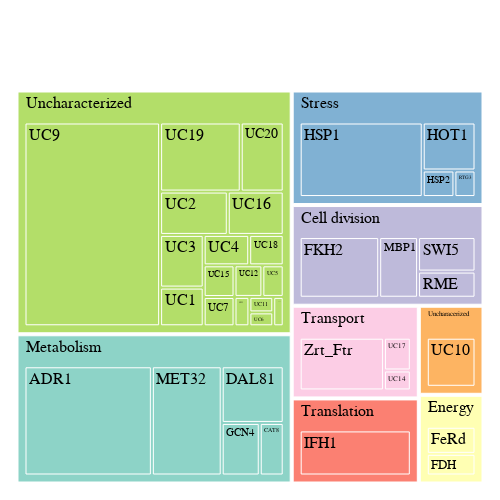

Notebook code cell kept with this figure:
### Code cell
### Treemap of explained variance by imodulon category

df = ica_data.imodulon_table.copy(deep=False)
df = df.sort_values(['Category', 'explained_variance'], ascending=[True, False])

# -------------------------------------------------
# 3)  Build the treemap
# -------------------------------------------------
fig = px.treemap(
    df,
    path=['Category', 'iModulon Name'],
    values='explained_variance',
    color='Category',
    hover_data={
        'explained_variance': ':.4f',
        'ngenes': True,
        'Descriptors': True,
        'COGs': True,
        'threshold': ':.4f'
    },
    color_discrete_sequence=px.colors.qualitative.Set3,
    # ↓ give the figure a tall, narrow “page”
    height=500,      # make it tall
    width=500         # keep it relatively narrow
)
fig.update_traces(
    tiling=dict(
        squarifyratio=1   
    ),
    textfont=dict(
        size=16,      
        color='black',
        family='Arial'    
    ),
    selector=dict(type='treemap')
)

fig.update_layout(
    margin=dict(t=60, l=10, r=10, b=10)
)

fig.show()

### Figure 1 — Plotly figure (JSON) as saved in the notebook; plotly's stock layout.template omitted (floating-point values rounded to 4 significant figures; data arrays with more than 128 entries replaced by an {"elided": "..."} marker saying what was removed)
{"data": [{"branchvalues": "total", "customdata": {"elided": "45x6 mixed values"}, "domain": {"x": [0, 1], "y": [0, 1]}, "hovertemplate": "labels=%{label}<br>explained_variance=%{customdata[0]:.4f}<br>parent=%{parent}<br>id=%{id}<br>ngenes=%{customdata[1]}<br>Descriptors=%{customdata[2]}<br>COGs=%{customdata[3]}<br>threshold=%{customdata[4]:.4f}<br>Category=%{customdata[5]}<extra></extra>", "ids": ["Metabolism/ADR1", "Metabolism/CAT8", "Metabolism/DAL81", "Energy/FDH", "Cell division/FKH2", "Energy/FeRd", "Translation/IFH1", "Stress/HSP2", "Stress/HSP1", "Stress/HOT1", "Metabolism/GCN4", "Cell division/MBP1", "Metabolism/MET32", "Cell division/RME", "Stress/RTG3", "Cell division/SWI5", "Uncharacerized/UC10", "Uncharacterized/UC11", "Uncharacterized/UC1", "Uncharacterized/UC12", "Uncharacterized/UC9", "Uncharacterized/UC8", "Uncharacterized/UC7", "Uncharacterized/UC6", "Uncharacterized/UC5", "Uncharacterized/UC4", "Uncharacterized/UC3", "Uncharacterized/UC20", "Uncharacterized/UC2", "Uncharacterized/UC18", "Transport/UC17", "Uncharacterized/UC16", "Uncharacterized/UC15", "Transport/UC14", "Uncharacterized/UC13", "Uncharacterized/UC19", "Transport/Zrt_Ftr", "Cell division", "Energy", "Metabolism", "Stress", "Translation", "Transport", "Uncharacerized", "Uncharacterized"], "labels": ["ADR1", "CAT8", "DAL81", "FDH", "FKH2", "FeRd", "IFH1", "HSP2", "HSP1", "HOT1", "GCN4", "MBP1", "MET32", "RME", "RTG3", "SWI5", "UC10", "UC11", "UC1", "UC12", "UC9", "UC8", "UC7", "UC6", "UC5", "UC4", "UC3", "UC20", "UC2", "UC18", "UC17", "UC16", "UC15", "UC14", "UC13", "UC19", "Zrt_Ftr", "Cell division", "Energy", "Metabolism", "Stress", "Translation", "Transport", "Uncharacerized", "Uncharacterized"], "marker": {"colors": ["rgb(141,211,199)", "rgb(141,211,199)", "rgb(141,211,199)", "rgb(255,255,179)", "rgb(190,186,218)", "rgb(255,255,179)", "rgb(251,128,114)", "rgb(128,177,211)", "rgb(128,177,211)", "rgb(128,177,211)", "rgb(141,211,199)", "rgb(190,186,218)", "rgb(141,211,199)", "rgb(190,186,218)", "rgb(128,177,211)", "rgb(190,186,218)", "rgb(253,180,98)", "rgb(179,222,105)", "rgb(179,222,105)", "rgb(179,222,105)", "rgb(179,222,105)", "rgb(179,222,105)", "rgb(179,222,105)", "rgb(179,222,105)", "rgb(179,222,105)", "rgb(179,222,105)", "rgb(179,222,105)", "rgb(179,222,105)", "rgb(179,222,105)", "rgb(179,222,105)", "rgb(252,205,229)", "rgb(179,222,105)", "rgb(179,222,105)", "rgb(252,205,229)", "rgb(179,222,105)", "rgb(179,222,105)", "rgb(252,205,229)", "rgb(190,186,218)", "rgb(255,255,179)", "rgb(141,211,199)", "rgb(128,177,211)", "rgb(251,128,114)", "rgb(252,205,229)", "rgb(253,180,98)", "rgb(179,222,105)"]}, "name": "", "parents": ["Metabolism", "Metabolism", "Metabolism", "Energy", "Cell division", "Energy", "Translation", "Stress", "Stress", "Stress", "Metabolism", "Cell division", "Metabolism", "Cell division", "Stress", "Cell division", "Uncharacerized", "Uncharacterized", "Uncharacterized", "Uncharacterized", "Uncharacterized", "Uncharacterized", "Uncharacterized", "Uncharacterized", "Uncharacterized", "Uncharacterized", "Uncharacterized", "Uncharacterized", "Uncharacterized", "Uncharacterized", "Transport", "Uncharacterized", "Uncharacterized", "Transport", "Uncharacterized", "Uncharacterized", "Transport", "", "", "", "", "", "", "", ""], "textfont": {"color": "black", "family": "Arial", "size": 16}, "tiling": {"squarifyratio": 1}, "type": "treemap", "values": [0.09593, 0.008676, 0.02423, 0.01213, 0.04152, 0.01516, 0.05141, 0.006701, 0.07309, 0.02018, 0.01379, 0.02029, 0.0526, 0.01292, 0.004459, 0.01707, 0.0274, 0.00223, 0.01017, 0.005311, 0.1669, 0.001851, 0.005453, 0.002002, 0.00407, 0.00836, 0.01385, 0.01792, 0.01771, 0.006332, 0.008407, 0.01464, 0.005899, 0.005124, 0.002638, 0.03361, 0.04247, 0.09181, 0.02728, 0.1952, 0.1044, 0.05141, 0.056, 0.0274, 0.3189]}], "layout": {"height": 500, "legend": {"tracegroupgap": 0}, "margin": {"b": 10, "l": 10, "r": 10, "t": 60}, "treemapcolorway": ["rgb(141,211,199)", "rgb(255,255,179)", "rgb(190,186,218)", "rgb(251,128,114)", "rgb(128,177,211)", "rgb(253,180,98)", "rgb(179,222,105)", "rgb(252,205,229)", "rgb(217,217,217)", "rgb(188,128,189)", "rgb(204,235,197)", "rgb(255,237,111)"], "width": 500}}
